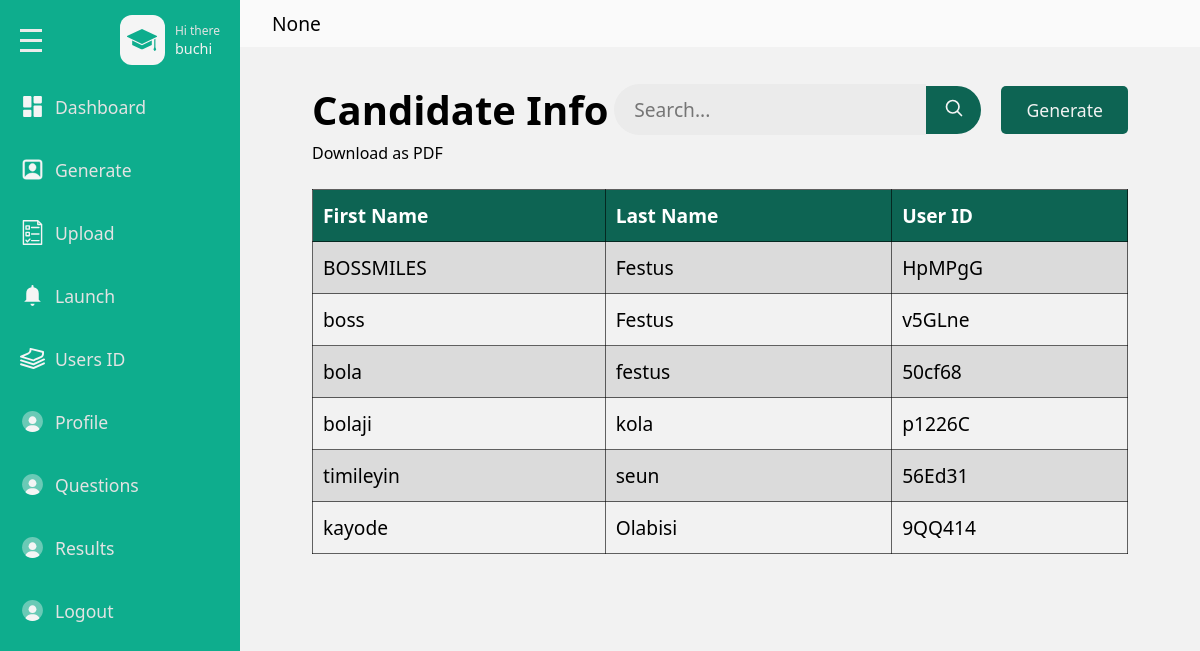
The page /admins/user (signed in) on the database its author committed.
### base/models.py (models this page shows, shortened)
class Userprofile(models.Model):
    user = models.ForeignKey(User, on_delete=models.CASCADE)
    subject = models.ForeignKey(Subject, null=True, blank=True, on_delete=models.SET_NULL)
    number_of_questions = models.IntegerField(null=True, blank=True)

class User(AbstractUser):
   school_name =models.CharField(max_length=500,null=True)
   recovery_code = models.CharField(max_length=100,null=True)

class UserID(models.Model):
    user = models.OneToOneField(User, on_delete=models.CASCADE)
    generated_id = models.CharField(max_length=100, unique=True)

### admins/views.py (the view)
# urls.py: path('user',views.user,name='user'),
def user(request):
    userprofile = get_object_or_404(Userprofile,user=request.user)
    user_id = UserID.objects.all()[:10]
    context = {
        'userprofile':userprofile,
        "user_id":user_id
    }
    return render(request, 'admins/userget.html',context)

### base/templates/admins/userget.html (shortened to what this page needs)
{% load static %}
<!DOCTYPE html>
<html lang="en">
<head>
    <link rel = "stylesheet" href = "{% static 'css/style.css' %}"/>
</head>
<body>
    <div class = "page">
        <div class = "wrapper">
            <div class = "main-sidebar">
                <div class = "menu">
                    <div class= "menu-head flex-between">
                        <div class="hamburger flex-column">
                            <span></span>
                            <span></span>
                            <span></span>
                        </div>
                        <div class = "menu-head-content flex gp-10">
                            <div class = "scholar-icon-div flex-center">
                                <!DOCTYPE svg PUBLIC "-//W3C//DTD SVG 1.1//EN" "http://www.w3.org/Graphics/SVG/1.1/DTD/svg11.dtd">
                            </div>
                            <div class = "text-content-div flex-column">
                                <span class = "sub-text">Hi there</span>
                                <span class = "text">{{userprofile.user.username}}</span>
                            </div>
                        </div>
                    </div>
                    <div class= "menu-content flex-column ">
                        <a href = "{% url 'admins:dashboard' %}" class = "menu-item">
                            <div class="menu-wrapper flex gp-10">
                                <!DOCTYPE svg PUBLIC "-//W3C//DTD SVG 1.1//EN" "http://www.w3.org/Graphics/SVG/1.1/DTD/svg11.dtd">
                                <span>Dashboard</span>
                            </div>
                        </a>
                        <a href = "{% url 'admins:userid' %}" class = "menu-item">
                            <div class="menu-wrapper flex gp-10">
                                <!DOCTYPE svg PUBLIC "-//W3C//DTD SVG 1.1//EN" "http://www.w3.org/Graphics/SVG/1.1/DTD/svg11.dtd">
                                <span>Generate</span>
                            </div>
                        </a>
                        <a href = "{% url 'admins:upload' %}" class = "menu-item">
                            <div class="menu-wrapper flex gp-10">
                                <!DOCTYPE svg PUBLIC "-//W3C//DTD SVG 1.1//EN" "http://www.w3.org/Graphics/SVG/1.1/DTD/svg11.dtd">
                                <span>Upload</span>
                            </div>
                        </a>
                        <a href = "{% url 'admins:launch' %}" class = "menu-item">
                            <div class="menu-wrapper flex gp-10">
                                <!DOCTYPE svg PUBLIC "-//W3C//DTD SVG 1.1//EN" "http://www.w3.org/Graphics/SVG/1.1/DTD/svg11.dtd">
                                <span>Launch</span>
                            </div>
                        </a>
                        <a href = "{% url 'admins:user' %}" class = "menu-item">
                            <div class="menu-wrapper flex gp-10">
                                <!DOCTYPE svg PUBLIC "-//W3C//DTD SVG 1.1//EN" "http://www.w3.org/Graphics/SVG/1.1/DTD/svg11.dtd">
                                <span>Users ID</span>
                            </div>
                        </a>
                        <a href = "#" class = "menu-item">
                            <div class="menu-wrapper flex gp-10">
                                <!DOCTYPE svg PUBLIC "-//W3C//DTD SVG 1.1//EN" "http://www.w3.org/Graphics/SVG/1.1/DTD/svg11.dtd">
                                <span>Profile</span>
                            </div>
                        </a>
                        <a href = "#" class = "menu-item">
                            <div class="menu-wrapper flex gp-10">
                                <!DOCTYPE svg PUBLIC "-//W3C//DTD SVG 1.1//EN" "http://www.w3.org/Graphics/SVG/1.1/DTD/svg11.dtd">
                                <span>Questions</span>
                            </div>
                        </a>
                        <a href = "#" class = "menu-item">
                            <div class="menu-wrapper flex gp-10">
                                <!DOCTYPE svg PUBLIC "-//W3C//DTD SVG 1.1//EN" "http://www.w3.org/Graphics/SVG/1.1/DTD/svg11.dtd">
                                <span>Results</span>
                            </div>
                        </a>
                        <a class = "menu-item" href = "{% url 'admins:logout' %}">
                            <div class="menu-wrapper flex gp-10">
                                <!DOCTYPE svg PUBLIC "-//W3C//DTD SVG 1.1//EN" "http://www.w3.org/Graphics/SVG/1.1/DTD/svg11.dtd">
                                <span>Logout</span>
                            </div>
                        </a>
                    </div>
                </div>
            </div>
            <div class = "main-content">
                <div class="main-content-header flex">
                    <span>{{userprofile.user.school_name}}</span>
                </div>
    <div class="user-get-container">
        <div class="candidate-info flex-between">
            <h2>Candidate Info</h2>
            <form method= "get" action="{% url 'admins:search' %}" class = "user-search-form flex">
                <input required type = "text" placeholder="Search..." name = "query" class = "user-search-input"/>
                <button class ="user-search-btn">
                </button>
            </form>
            <a href="{% url 'admins:userid' %}"> <button class="generate-btn">Generate</button></a>
        </div>
        <table class="user-get-table">
            <thead class="thead">
                <tr>
                    <th scope="col">First Name</th>
                    <th scope="col">Last Name</th>
                    <th scope="col">User ID</th>
                </tr>
            </thead>
            <tbody>
                {% for user_id in user_id %}
                <tr>
                    <td>{{user_id.user.username}}</td>
                    <td>{{user_id.user.last_name}}</td>
                    <td>{{user_id.generated_id}}</td>
                </tr>
                {% endfor %}
            </tbody>
            <a href="{% url 'admins:export_user_data_to_pdf' %}">Download as PDF</a>
    </div>
            </div>
        </div>
    </div>
</body>
</html>

### base/static/css/style.css (style rules this page uses)
* { box-sizing: border-box; }
:root { --page-clr : #9ddcd1; --main-sidebar-clr : #0ead8d; --main-sb-hv-clr : #0d6453; --head-text-clr : #63c9b5; --q-selected-btn-clr : #15a987; --block-clr : hsl(0, 0%, 98%); --border-rd: 10px; --border-rd-in: 50px; --font-family : system-ui, -apple-system, BlinkMacSystemFont, 'Segoe UI', Roboto, Oxygen, Ubuntu, Cantarell, 'Open Sans', 'Helvetica Neue', sans-serif; }
body { margin: 0; padding: 0; font-family: var(--font-family); }
button, input { border : none; outline : none; font-family: var(--font-family); }
button { cursor: pointer; }
h2,h3,h4,p { margin :5px 0; }
a { text-decoration: none; color : black; }
svg { width : 20px; height : 20px; }
.flex { display: flex; align-items: center; }
.flex-center { display: flex; align-items: center; justify-content: center; }
.flex-column { display: flex; flex-direction: column; justify-content: center; }
.flex-between { display: flex; justify-content: space-between; }
.gp-10 { gap : 10px; }
.page { background-color: var(--page-clr); min-height : 100vh; }
.wrapper { display : flex; min-height : 100vh; }
.main-sidebar { width : 20%; background-color: var(--main-sidebar-clr); }
.main-content { width : 80%; background-color: hsl(0, 0%, 95%); position : relative; }
.menu { padding-top : 15px; }
.menu-head { padding-inline : 20px; padding-bottom: 15px; }
.menu-head.flex-between { align-items: center; }
.hamburger { height: 40px; align-items: flex-start; justify-content: center; gap : 7px; }
.hamburger span { width : 22px; height : 3px; background-color : hsl(0, 0%, 92%) }
.scholar-icon-div { width : 45px; height : 50px; border-radius: 12px; background-color: hsl(0, 0%, 96%); }
.scholar-icon-div svg { width : 30px; height : 30px; }
.text-content-div .sub-text { font-size : 1vw; color : hsl(0, 0%, 89%); }
.text-content-div .text { color :hsl(0, 0%, 95%); font-weight : 500; font-size: 1.2vw; }
.menu-content { padding : 10px 0px 15px; height: 550px; overflow-y: auto; }
.menu-content.flex-column { gap : 30px; justify-content: flex-start; }
.menu-item { padding-inline : 13px; }
.menu-wrapper { padding : 4px 7px; cursor: pointer; border-radius: 3px; }
.menu-item svg { width : 25px; height : 25px; }
.menu-item span { color : hsl(0, 0%, 89%); font-size : 1.1rem; font-weight: 400; }
.main-content-header { padding : 10px 12px; background-color: var(--block-clr); min-height: 40px; }
.main-content-header span { margin-left: 20px; font-size : 1.2rem; font-weight: 500; }
.user-get-container { width: 85%; margin-inline: auto; margin-top : 30px; }
.user-get-table { border-collapse: collapse; font-size: 1.2rem; width : 100%; margin-top : 25px; }
.user-get-table .thead th { background-color: var(--main-sb-hv-clr); border : 1px solid rgba(0,0,0,.6); padding : 12px 10px; text-align: left; color: white; }
.user-get-table tbody td { border : 1px solid rgba(0,0,0,.6);; padding: 12px 10px; }
.user-get-table tbody tr:nth-child(odd) { background-color: hsl(0, 0%, 86%); }
.candidate-info.flex-between { align-items: center; }
.candidate-info h2 { font-size: 2.5rem; }
.candidate-info .generate-btn { padding: 12px 25px; background-color: var(--main-sb-hv-clr); color : hsl(0, 0%, 95%); border-radius: 5px; font-size: 1.1rem; }
.user-search-form { margin-left : auto; margin-right : 20px; width : 45%; }
.user-search-input { width : 85%; padding : 12px 10px 12px 20px; background-color: hsl(0, 0%, 92%); font-size: 1.2rem; border-top-left-radius: var(--border-rd-in); border-bottom-left-radius: var(--border-rd-in); }
.user-search-btn { padding : 12px 10px; background-color: var(--main-sb-hv-clr); color : hsl(0, 0%, 96%); width : 15%; border-top-right-radius: var(--border-rd-in); border-bottom-right-radius: var(--border-rd-in); }

### rows shown on the page
Userprofile: user.username "buchi", user.school_name "None"
UserID: user.username "BOSSMILES", user.last_name "Festus", generated_id "HpMPgG"
UserID: user.username "boss", user.last_name "Festus", generated_id "v5GLne"
UserID: user.username "bola", user.last_name "festus", generated_id "50cf68"
UserID: user.username "bolaji", user.last_name "kola", generated_id "p1226C"
UserID: user.username "timileyin", user.last_name "seun", generated_id "56Ed31"
UserID: user.username "kayode", user.last_name "Olabisi", generated_id "9QQ414"
